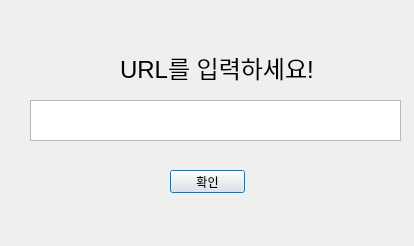
<?xml version="1.0" encoding="UTF-8"?>
<ui version="4.0">
 <class>Dialog</class>
 <widget class="QDialog" name="Dialog">
  <property name="geometry">
   <rect>
    <x>0</x>
    <y>0</y>
    <width>414</width>
    <height>246</height>
   </rect>
  </property>
  <property name="windowTitle">
   <string>Dialog</string>
  </property>
  <property name="styleSheet">
   <string notr="true"/>
  </property>
  <widget class="QPushButton" name="ok">
   <property name="geometry">
    <rect>
     <x>170</x>
     <y>170</y>
     <width>75</width>
     <height>23</height>
    </rect>
   </property>
   <property name="styleSheet">
    <string notr="true">
font: 12pt &quot;12롯데마트드림Medium&quot;;
</string>
   </property>
   <property name="text">
    <string>확인</string>
   </property>
  </widget>
  <widget class="QTextEdit" name="edit">
   <property name="geometry">
    <rect>
     <x>30</x>
     <y>100</y>
     <width>371</width>
     <height>41</height>
    </rect>
   </property>
  </widget>
  <widget class="QLabel" name="info">
   <property name="geometry">
    <rect>
     <x>120</x>
     <y>50</y>
     <width>211</width>
     <height>31</height>
    </rect>
   </property>
   <property name="styleSheet">
    <string notr="true">font: 9pt &quot;12롯데마트행복Bold&quot;;</string>
   </property>
   <property name="text">
    <string>&lt;html&gt;&lt;head/&gt;&lt;body&gt;&lt;p&gt;&lt;span style=&quot; font-size:18pt;&quot;&gt;URL를 입력하세요!&lt;/span&gt;&lt;/p&gt;&lt;/body&gt;&lt;/html&gt;</string>
   </property>
   <property name="scaledContents">
    <bool>false</bool>
   </property>
   <property name="indent">
    <number>-1</number>
   </property>
  </widget>
 </widget>
 <resources/>
 <connections/>
</ui>
